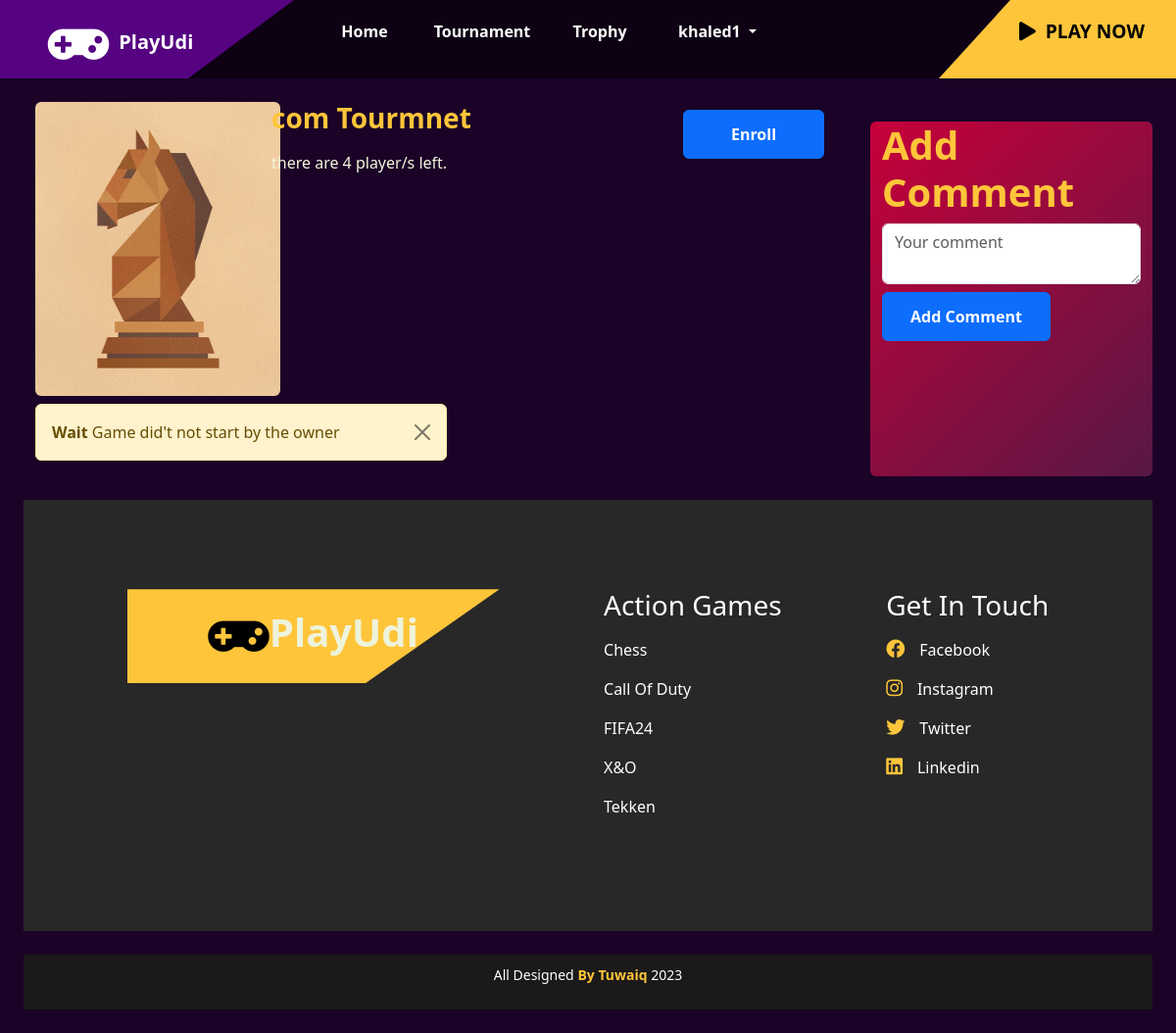
Page /tournaments/tournament_details/4/ (signed in) on the earlier database version.
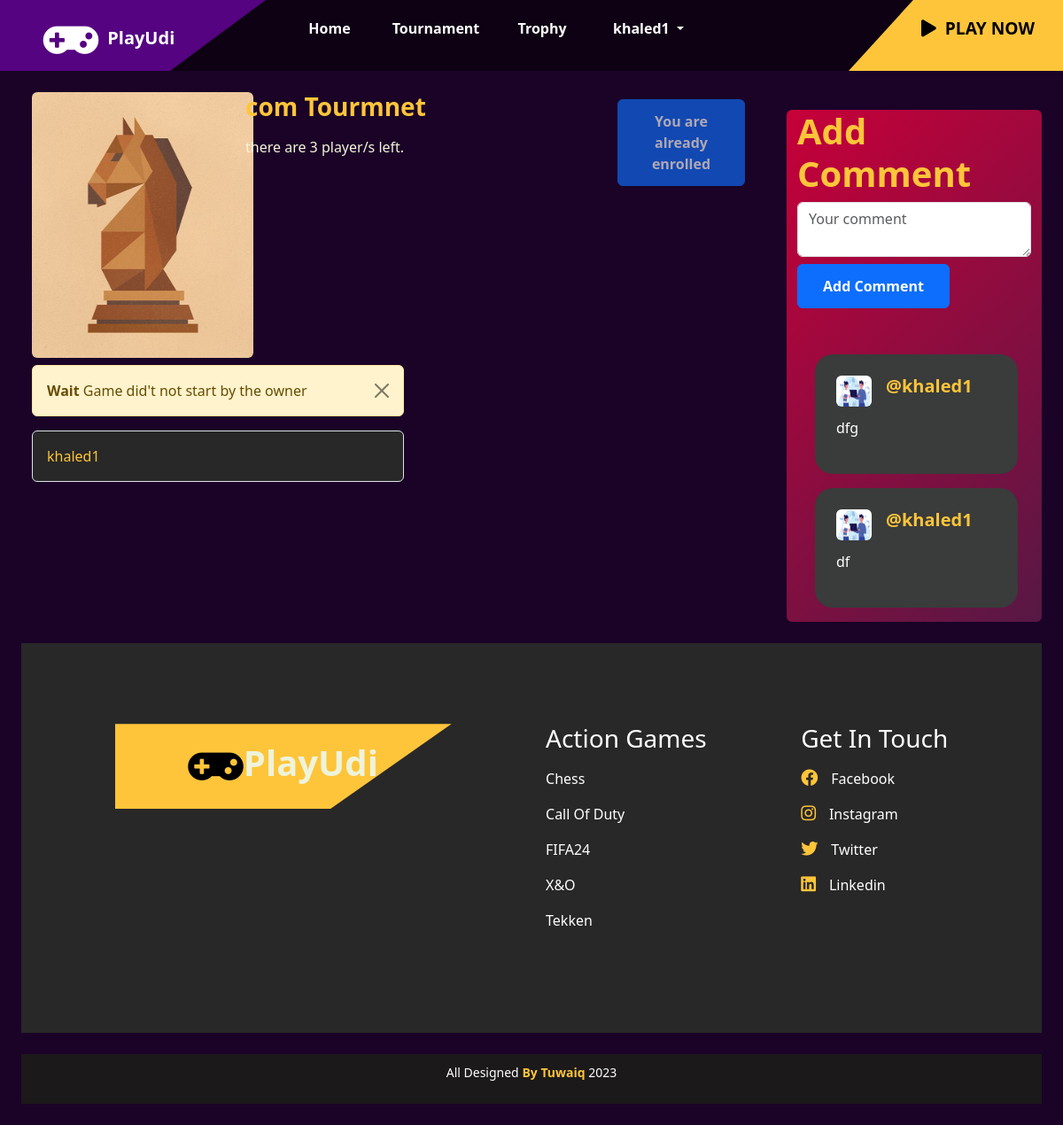
Same page on the later database version.
### tournament/models.py (models this page shows, shortened)
class Tournament(models.Model):
    user_choices = ((4, "4"), (8, "8"),(16,'16'),(32,'32'))
    user_choices_games = ((1, "Chess"), (2, "Takken"),(3,'x&o'),(4,'Call Of Duty'),(5,'FIFA24'))
    user_choices_trophy = ((100, "Bronze"), (200, "Sliver"),(300,'Gold'))
    name = models.CharField(max_length=100)
    description = models.CharField(max_length=2048, default="")
    number_of_players = models.IntegerField(choices=user_choices, default=1)
    game = models.IntegerField(choices=user_choices_games, default=1)
    trophy_for_tournament = models.IntegerField(choices=user_choices_trophy, default=100)
    owner = models.ForeignKey(Profile, on_delete=models.CASCADE, related_name='owned_tournaments')
    winner = models.ForeignKey(Profile, on_delete=models.CASCADE, related_name='won_tournament', null=True, blank=True, default=None)

class TournamentPlayers(models.Model):
    tournament=models.ForeignKey(Tournament,on_delete=models.CASCADE)
    player=models.ForeignKey(Profile,on_delete=models.CASCADE)

class Profile(models.Model):
    user_choices = (("1", "user"), ("2", "company"))
    user_ranks = (("nor", "Normal"),("pro", "Professional"), ('master', "Master"))
    user = models.OneToOneField(User, on_delete=models.CASCADE)
    bio=models.TextField(default="Player")
    birth_date = models.DateField(default="2000-10-10")
    avatar = models.ImageField(upload_to="images/", default="images/default.png")
    states = models.CharField(max_length=160,choices=user_choices, default="1")
    points = models.IntegerField(default=0)
    user_rank = models.CharField(max_length=160,choices=user_ranks, default="nor")

### comment/models.py (models this page shows)
class Comment(models.Model):
    tournament = models.ForeignKey(Tournament, on_delete=models.CASCADE)
    profile = models.ForeignKey(Profile, on_delete=models.CASCADE)
    content = models.TextField()

### tournament/views.py (the view)
# urls.py: path('tournament_details/<tournament_id>/', views.show_tournament_details, name='show_tournament_details'),
def show_tournament_details(request:HttpRequest, tournament_id):
    tournament = Tournament.objects.get(id=tournament_id)
    tournament_player = TournamentPlayers.objects.filter(tournament=tournament)
    matches = Match.objects.filter(tournament=tournament)
    comments = Comment.objects.filter(tournament=tournament)
    profile_user = Profile.objects.filter(user=request.user).first()
    trophy = Trophy.objects.filter(tournament=tournament).first()
    if request.method == "POST" and request.user.is_authenticated:
        new_comment = Comment(tournament=tournament, profile=profile_user, content=request.POST["content"])
        new_comment.save()
    match_len = matches.count()
    player_exist = TournamentPlayers.objects.filter(tournament=tournament,player=profile_user).exists()
    rounds:dict = {}
    for match in matches:
        round_number = match.in_round
        if round_number not in rounds:
            rounds[round_number] = []
        rounds[round_number].append(match)
    return render(request, 'tournament/tournament_details.html', {'tournament': tournament, 'matches': matches, "match_len":match_len, "comments":comments,"tournament_player":tournament_player, "profile_user":profile_user, "player_exist":player_exist, "trophy":trophy, "rounds":rounds})

### tournament/templates/tournament/tournament_details.html (shortened to what the changed rows need)
{% extends 'main/base.html' %}
{% block content %}
<div class="row m-4">
    <div class="col-9 ">
        <div class="row">
            <div style="margin-left: 25px !important;" class="col-5 m=3">
                <h3 style="color: #FEC53A;">{{ tournament.name }}</h3>
                {% if tournament.number_of_players != 0 %}
                <p style="color: beige;">there are {{tournament.number_of_players}} player/s left.</p>
                {% elif trophy %}
                <p style="color: beige;">Players are ready to play</p>
                {% endif %}
            </div>
            <div class="col-3 d-flex justify-content-end">
                <div class=" row d-flex flex-column w-75">
                    {% if trophy %}
                        <a style="display: grid;justify-content: center;" href="{% url 'tournament:enroll_view' tournament.id %}" class="btn  btn-success disabled mt-2"> <img style="width: 80px;" src="{{ trophy.winner.avatar.url }}" class="rounded m-auto"> {{trophy.winner.user.username}} is the winner </a>
                    {% else %}
                        {% if profile_user.states == '1' %}
                            {% if player_exist %}
                                <a href="{% url 'tournament:enroll_view' tournament.id %}" class="btn  btn-primary disabled mt-2">You are already enrolled</a>
                            {% else %}
                                {% if tournament.number_of_players != 0 %}
                                <a href="{% url 'tournament:enroll_view' tournament.id %}" class="btn btn-primary mt-2">Enroll</a>
                                {% else %}
                                <a href="{% url 'tournament:enroll_view' tournament.id %}" class="btn btn-primary disabled-2">Full</a>
                                {% endif %}
                            {% endif %}
                        {% elif profile_user.states == '2' %}
                            {% if tournament.owner.user == request.user %}
                            <a href="#control" class="btn btn-primary mt-2">Control you Tournament </a>
                            {% endif %}
                        {% else %}
                            <a href="{% url 'accounts:login_user_view' %}" class="btn btn-primary mt-2">Login as player to enroll</a>
                        {% endif %}
                    {% endif %}
                </div>
            </div>
        </div>
        <div class="row" id="control">
{% if rounds %}
    {% for round_number, round_matches in rounds.items %}
        <h2></h2>
        <h1></h1>
        <p></p>
        <div class="row">
            {% for match in round_matches %}
                <div class="col mb-4">
                    <div style="background:black !important ;opacity: 75%; border: solid #FEC53A !important;" class="card">
                        <div class="card-body  text-center">
                            <h5 style="  color: #fec53a;" class="card-title text-center">
                                {{ match.player1.user.username }}
                                <span style="    color: beige !important;" class="text-muted"> vs </span>
                                {{ match.player2.user.username }}
                            </h5>
                            <div class="row">
                                <div class="col-md-6">
                                    <img src="{{ match.player1.avatar.url }}" class="img-fluid rounded" alt="{{ match.player1.user.username }}">
                                </div>
                                <div class="col-md-6">
                                    <img src="{{ match.player2.avatar.url }}" class="img-fluid rounded" alt="{{ match.player2.user.username }}">
                                </div>
                            </div>
                            <div class="mt-3">
                                {% if not match.winner %}
                                    {% if match.tournament.owner.user == request.user %}
                                        <form method="post" action="{% url 'tournament:select_winner' match.id %}">
                                            {% csrf_token %}
                                            <div class="form-group">
                                                <label for="winner">Select Winner:</label>
                                                <select class="form-control" name="winner">
                                                    <option value="{{ match.player1.user.id }}">{{ match.player1.user.username }}</option>
                                                    <option value="{{ match.player2.user.id }}">{{ match.player2.user.username }}</option>
                                                </select>
                                            </div>
                                            <button type="submit" class="btn btn-primary">Submit Winner</button>
                                        </form>
                                    {% endif %}
                                {% else %}
                                    <div class="alert alert-success">
                                        Winner: {{ match.winner.user.username }}
                                    </div>
                                    {% endif %}
                                        {% if round_number <= rounds|length and round_number != 1 %}
                                        {% if forloop.counter|divisibleby:2  %}
                                            <div class="l-arrow"></div>
                                            {% else %}
                                            <div class="r-arrow"></div>
                                            {% endif %}
                                    {% endif %}
                            </div>
                        </div>
                    </div>
                </div>
            {% endfor %}
        </div>
    {% endfor %}
{% else %}
    <div class="col">
            <ul class="list-group w-50">
                {% for player in tournament.tournamentplayers_set.all %}
                <li class="list-group-item" style="background: #282828 !important;color: #FEC53A;">{{ player.player.user.first_name }}</li>
                {% endfor %}
            </ul>
        </div>
{% endif %}
</div>
    </div>
    <div class="hei col-3 rounded">
        <div class="headerss">
        <div class="foosterss">
            <h1 style="color: #FEC53A; display: flex;justify-content: center;">Add Comment</h1>
        </div>
        <nav class="sidebarss">
            <div  class="scrollbox">
                <div class="scrollbox-inner">
                    <p>
                        <div  class="row d-flex" style="flex-direction: column-reverse;">
                            {% for comment in comments %}
                    <div>
                            <div style="border-radius: 20px; background-color:rgb(58, 59, 59);" class="d-flex flex-column gap-1 p-4 mt-3">
                                <div class="d-flex gap-3">
                                    <img src="{{comment.profile.avatar.url}}" width="40px" height="35px" style="border-radius: 50%;" class="rounded">
                                    <h5 style="color: #FEC53A;" >@{{comment.profile.user.username}}</h5>
                                </div>
                                <p class="mt-2">{{comment.content}}</p>
                            </div>
                        </div>
                            {% endfor%}
                    </div>
                    </p>
                </div>
            </div>
        </nav>
    </div>
</div>
{% endblock %}

Differences in the rows shown:
changed Tournament "com Tourmnet": number_of_players "4" → "3"
added TournamentPlayers: player.user.first_name "khaled1"
added Comment: profile.avatar (placeholder picture), profile.user.username "khaled1", content "df"
added Comment: profile.avatar (placeholder picture), profile.user.username "khaled1", content "dfg"
Other differences:
text no longer shown: "Enroll"
text now shown: "You are already enrolled"
